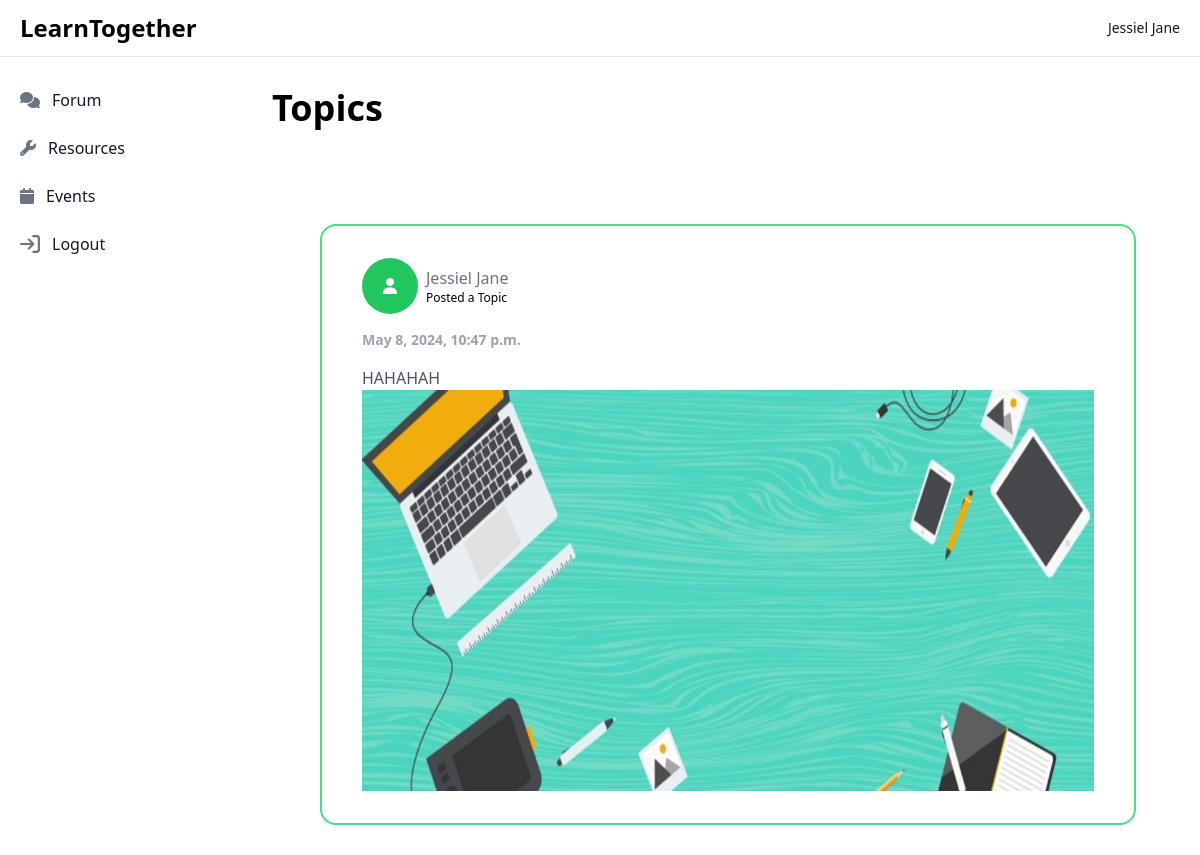
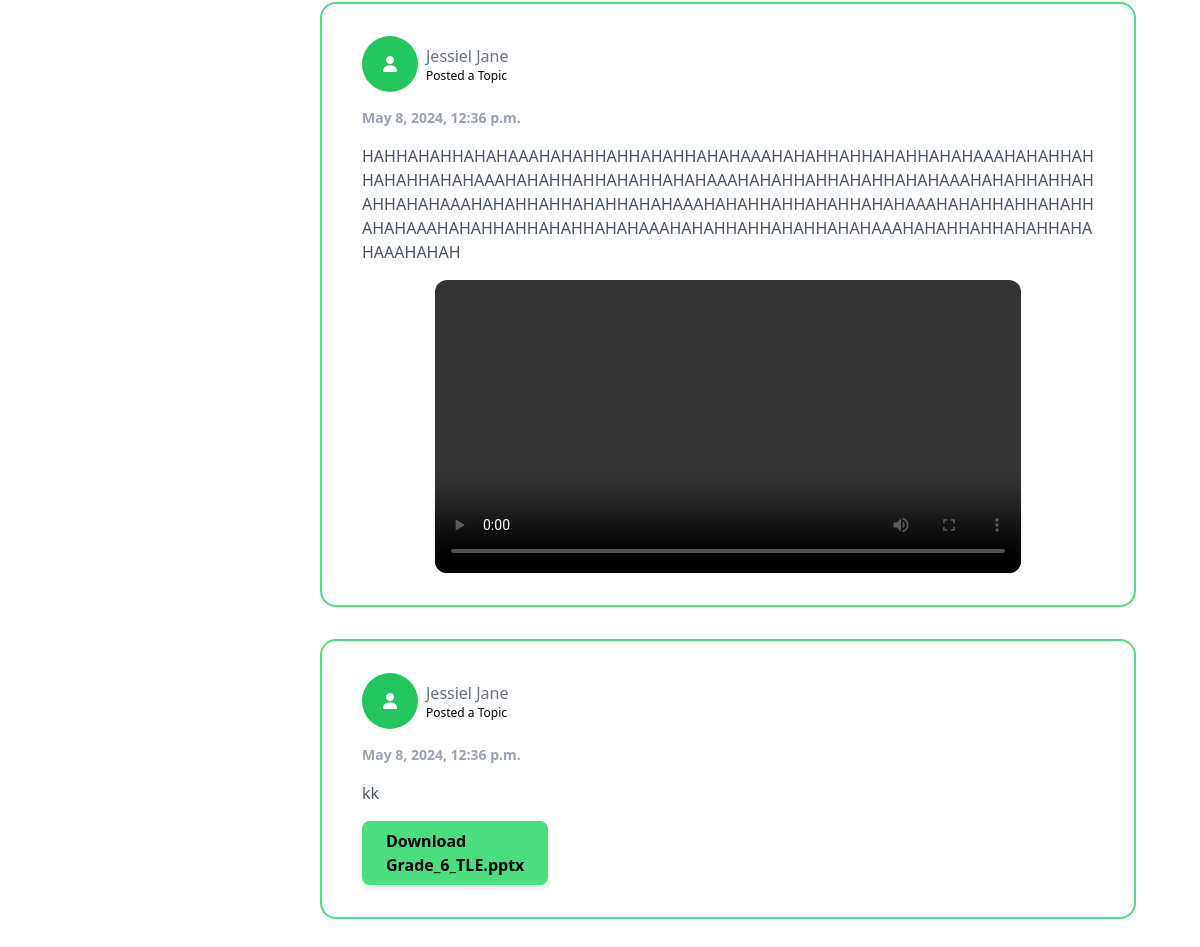
Page /studTopic (signed in) on the committed database (2 pictures, top to bottom).
### users/models.py (models this page shows)
class Topics(models.Model):
    file = models.FileField(
        upload_to='media/topics',
        validators=[
            FileExtensionValidator(allowed_extensions=['png', 'jpeg', 'jpg', 'pdf','mp3', 'mp4' 'word', 'ppt', 'xlsx', 'csv', 'gif'])
        ],
        null=True,  # Allow null values
        blank=True  # Also allow empty values (in forms)
    )
    upload_date = models.DateTimeField(default=now)
    description = models.TextField()
    uploader = models.ForeignKey(User, on_delete=models.CASCADE)

### users/views.py (the view)
# urls.py: path('studTopic', views.studTopic, name='studTopic'),
@login_required(login_url='/login')
def studTopic(request):
    topics = Topics.objects.all().order_by('-upload_date')
    comments_lists = Comments.objects.all()
    context = {
        'topics': topics,
        'comments_lists': comments_lists,
    }
    return render(request, 'student/topic.html', context)

### users/templates/student/topic.html (shortened to what this page needs)
{% load static tailwind_tags %}<!DOCTYPE html>
<html lang="en">
	<head>
		<link
			rel="stylesheet"
			href="https://cdnjs.cloudflare.com/ajax/libs/font-awesome/6.5.2/css/all.min.css" />
		<link
			href="https://cdnjs.cloudflare.com/ajax/libs/flowbite/2.3.0/flowbite.min.css"
			rel="stylesheet" />
		{% tailwind_css %}
	</head>
	<body>
		{% include 'includes/studentSidebar.html' %}
		<div class="p-4 sm:ml-64 mt-14">
			<p class="text-left text-4xl font-bold my-4">Topics</p>
			<div class="p-4">
				<div class="bg-gray-10 items-center justify-start">
					<div class="px-1 sm:px-8 py-1 sm:py-8">
						{% for topic in topics %}
						<div class="rounded-2xl px-10 my-8 py-8 border-2 border-green-400">
							<div class="flex items-center">
								<div class="w-14 h-14 bg-green-500 rounded-full flex items-center justify-center font-bold text-white">
									<i class="fa fa-user" aria-hidden="true"></i>
								</div>
								<div class="flex flex-col">
									<p class="ml-2 text-gray-500">{{topic.uploader.first_name}}</p>
									<p class="ml-2 text-xs">Posted a Topic</p>
								</div>
							</div>
							<div class="mt-4">
								<p class="mt-2 text-sm font-semibold text-gray-400">{{topic.upload_date}}</p>
								<p class="mt-4 text-md text-gray-600 break-all">{{topic.description}}</p>
								{% if topic.file %} {% if topic.file.name|lower|slice:'-3:' == 'mp4' %}
								<center><video
									width="80%"
									height="240"
									class="mt-4 rounded-xl"
									controls>
									<source
										src="{{ topic.file.url }}"
										type="video/mp4" />
								</video></center>
								{% elif topic.file.name|lower|slice:'-3:' == 'jpg' or topic.file.name|lower|slice:'-3:' == 'png' %}
								<img
									src="{{ topic.file.url }}"
									alt="Image" />
								{% else %}
								<a
									href="{{ topic.file.url }}"
									target="_blank"
									download="{{ topic.file }}"
									class="mt-4 rounded-lg flex flex-col bg-green-400 w-fit p-2 px-6 font-bold shadow-md hover:bg-green-600 hover:scale-105 hover:shadow-2xl hover:text-white duration-300">
									Download
									<span
										id="fileName"
										class=""></span>
								</a>
								{% endif %}
								{% endif %}
							</div>
						</div>
						{% endfor %}
					</div>
				</div>
		</div>
	</body>
</html>

### users/templates/includes/studentSidebar.html (shortened to what this page needs)
<nav class="fixed top-0 z-50 w-full bg-white border-b border-gray-200">
	<div class="px-3 py-3 lg:px-5 lg:pl-3">
		<div class="flex items-center justify-between">
			<div class="flex items-center justify-start rtl:justify-end">
				<a
					href="#"
					class="flex ms-2 md:me-24">
					<span class="self-center text-xl font-semibold sm:text-2xl whitespace-nowrap">LearnTogether</span>
				</a>
			</div>
			<div class="flex items-center">
				<div class="flex items-center ms-3">
					{% if user.is_authenticated %}
					<p
						class="text-sm text-gray-900"
						role="none">
						{{user.first_name}}
					</p>
					{% endif %}
				</div>
			</div>
		</div>
	</div>
</nav>
<aside
	id="logo-sidebar"
	class="fixed top-0 left-0 z-40 w-64 h-screen pt-20 transition-transform bg-white sm:bg-transparent -translate-x-full sm:translate-x-0"
	aria-label="Sidebar">
	<div class="h-full px-3 pb-4 overflow-y-auto">
		<ul class="space-y-2 font-medium">
			<li>
				<a
					href="{% url 'studForum' %}"
					class="flex items-center p-2 text-gray-900 rounded-lg hover:bg-gray-100 group">
					<i
						class="fa fa-comments text-gray-500 transition duration-75 group-hover:text-gray-900 group-hover"
						aria-hidden="true"></i>
					<span class="ms-3">Forum</span>
				</a>
			</li>
			<li>
				<a
					href="{% url 'studTopic' %}"
					class="flex items-center p-2 text-gray-900 rounded-lg hover:bg-gray-100 group">
					<i
						class="fa fa-wrench text-gray-500 transition duration-75 group-hover:text-gray-900 group-hover"
						aria-hidden="true"></i>
					<span class="flex-1 ms-3 whitespace-nowrap">Resources</span>
				</a>
			</li>
			<li>
				<a
					href="{% url 'studAnnouncement' %}"
					class="flex items-center p-2 text-gray-900 rounded-lg hover:bg-gray-100 group">
					<i
						class="fa fa-calendar text-gray-500 transition duration-75 group-hover:text-gray-900 group-hover"
						aria-hidden="true"></i>
					<span class="flex-1 ms-3 whitespace-nowrap">Events</span>
				</a>
			</li>
			<li>
				<a
					href="{% url 'logout' %}"
					class="flex items-center p-2 text-gray-900 rounded-lg hover:bg-gray-100 group">
					<span class="flex-1 ms-3 whitespace-nowrap">Logout</span>
				</a>
			</li>
		</ul>
	</div>
</aside>

### rows in the picture
Topics: uploader.first_name "Jessiel Jane", upload_date "May 8, 2024, 10:47 p.m.", description "HAHAHAH", file (picture)
Topics: uploader.first_name "Jessiel Jane", upload_date "May 8, 2024, 12:36 p.m.", description "HAHHAHAHHAHAHAAAHAHAHHAHHAHAHHAHAHAAAHAHAHHAHHAHAHHAHAHAAAHAHAHHAHHAHAHHAHAHAAAHAHAHHAHHAHAHHAHAHAAAHAHAHHAHHAHAHHAHAHAAAHAHAHHAHHAHAHHAHAHAAAHAHAHHAHHAHAHHAHAHAAAHAHAHHAHHAHAHHAHAHAAAHAHAHHAHHAHAHHAHAHAAAHAHAHHAHHAHAHHAHAHAAAHAHAHHAHHAHAHHAHAHAAAHAHAHHAHHAHAHHAHAHAAAHAHAH"
Topics: uploader.first_name "Jessiel Jane", upload_date "May 8, 2024, 12:36 p.m.", description "kk"

### other values in the picture
{{ user.first_name }} "Jessiel Jane"
